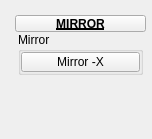
<?xml version="1.0" encoding="UTF-8"?>
<ui version="4.0">
 <class>QtUi</class>
 <widget class="QMainWindow" name="QtUi">
  <property name="enabled">
   <bool>true</bool>
  </property>
  <property name="geometry">
   <rect>
    <x>0</x>
    <y>0</y>
    <width>152</width>
    <height>139</height>
   </rect>
  </property>
  <property name="minimumSize">
   <size>
    <width>120</width>
    <height>0</height>
   </size>
  </property>
  <property name="maximumSize">
   <size>
    <width>999</width>
    <height>999</height>
   </size>
  </property>
  <property name="font">
   <font>
    <kerning>true</kerning>
   </font>
  </property>
  <property name="windowTitle">
   <string>Toolkit</string>
  </property>
  <property name="tabShape">
   <enum>QTabWidget::Triangular</enum>
  </property>
  <property name="dockNestingEnabled">
   <bool>true</bool>
  </property>
  <property name="dockOptions">
   <set>QMainWindow::AllowNestedDocks|QMainWindow::AllowTabbedDocks|QMainWindow::AnimatedDocks|QMainWindow::ForceTabbedDocks</set>
  </property>
  <widget class="QWidget" name="mainWindow">
   <widget class="QWidget" name="layoutWidget_2">
    <property name="geometry">
     <rect>
      <x>15</x>
      <y>15</y>
      <width>131</width>
      <height>101</height>
     </rect>
    </property>
    <layout class="QGridLayout" name="gridLayout_2">
     <property name="spacing">
      <number>0</number>
     </property>
     <item row="1" column="1" colspan="2">
      <layout class="QHBoxLayout" name="horizontalLayout">
       <item>
        <layout class="QVBoxLayout" name="verticalLayout">
         <property name="spacing">
          <number>0</number>
         </property>
         <item>
          <widget class="QGroupBox" name="group000">
           <property name="minimumSize">
            <size>
             <width>125</width>
             <height>0</height>
            </size>
           </property>
           <property name="maximumSize">
            <size>
             <width>125</width>
             <height>999</height>
            </size>
           </property>
           <property name="title">
            <string>Mirror</string>
           </property>
           <layout class="QVBoxLayout" name="verticalLayout_2">
            <property name="spacing">
             <number>0</number>
            </property>
            <property name="leftMargin">
             <number>0</number>
            </property>
            <property name="topMargin">
             <number>0</number>
            </property>
            <property name="rightMargin">
             <number>0</number>
            </property>
            <property name="bottomMargin">
             <number>0</number>
            </property>
            <item>
             <widget class="PushButton" name="tb000">
              <property name="minimumSize">
               <size>
                <width>0</width>
                <height>20</height>
               </size>
              </property>
              <property name="maximumSize">
               <size>
                <width>999</width>
                <height>20</height>
               </size>
              </property>
              <property name="toolTip">
               <string>Mirror geometry across an axis.</string>
              </property>
              <property name="text">
               <string>Mirror -X</string>
              </property>
              <property name="iconSize">
               <size>
                <width>18</width>
                <height>18</height>
               </size>
              </property>
             </widget>
            </item>
           </layout>
          </widget>
         </item>
         <item>
          <spacer name="verticalSpacer">
           <property name="orientation">
            <enum>Qt::Vertical</enum>
           </property>
           <property name="sizeHint" stdset="0">
            <size>
             <width>20</width>
             <height>40</height>
            </size>
           </property>
          </spacer>
         </item>
        </layout>
       </item>
      </layout>
     </item>
     <item row="0" column="1" colspan="2">
      <widget class="PushButtonDraggable" name="draggable_header">
       <property name="minimumSize">
        <size>
         <width>19</width>
         <height>17</height>
        </size>
       </property>
       <property name="maximumSize">
        <size>
         <width>999</width>
         <height>17</height>
        </size>
       </property>
       <property name="font">
        <font>
         <weight>75</weight>
         <bold>true</bold>
         <underline>true</underline>
         <kerning>true</kerning>
        </font>
       </property>
       <property name="text">
        <string>MIRROR</string>
       </property>
       <property name="checkable">
        <bool>true</bool>
       </property>
      </widget>
     </item>
    </layout>
   </widget>
  </widget>
 </widget>
 <customwidgets>
  <customwidget>
   <class>PushButtonDraggable</class>
   <extends>QPushButton</extends>
   <header>widgets.pushbuttondraggable.h</header>
  </customwidget>
  <customwidget>
   <class>PushButton</class>
   <extends>QPushButton</extends>
   <header>widgets.pushbutton.h</header>
  </customwidget>
 </customwidgets>
 <resources/>
 <connections/>
 <designerdata>
  <property name="gridDeltaX">
   <number>5</number>
  </property>
  <property name="gridDeltaY">
   <number>5</number>
  </property>
  <property name="gridSnapX">
   <bool>true</bool>
  </property>
  <property name="gridSnapY">
   <bool>true</bool>
  </property>
  <property name="gridVisible">
   <bool>true</bool>
  </property>
 </designerdata>
</ui>
